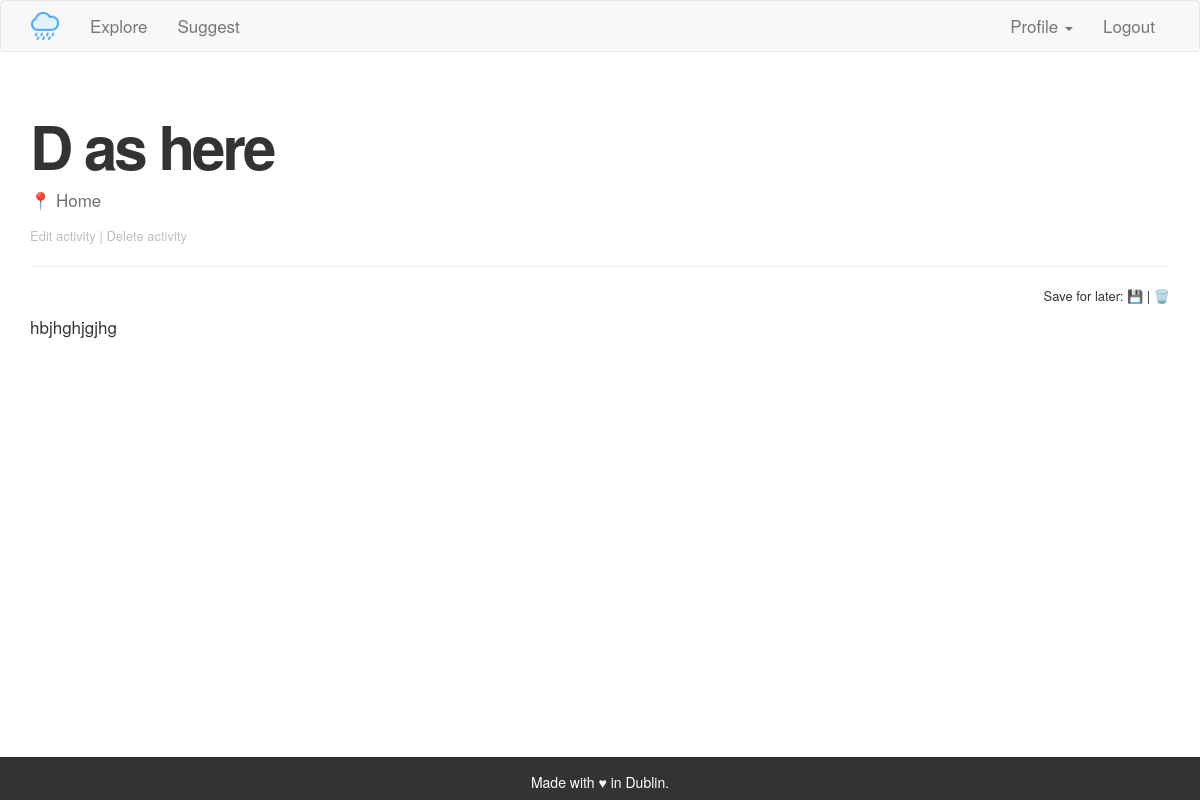
The app's page /activity/24 (signed in) with its own data.
### app/models.py (models this page shows, shortened)
class Activity(db.Model):
    id = db.Column(db.Integer, primary_key=True)
    title = db.Column(db.String(140))
    body = db.Column(db.String(1400))
    location = db.Column(db.String(140))
    timestamp = db.Column(db.DateTime, index=True, default=datetime.utcnow)
    user_id = db.Column(db.Integer, db.ForeignKey('user.id'))
    moderation = db.Column(db.Integer, default=1)

### app/routes.py (the view)
@app.route('/activity/<activityid>')
@login_required
def activitypage(activityid):
    activitypage = Activity.query.filter_by(id=activityid).first_or_404()
    activities = Activity.query.filter_by(id=activityid).all()
    return render_template('activity.html', id=activityid,
        activityid = activityid, activitypage=activitypage)

### app/models.py (called while the page is built)
@login.user_loader
def load_user(id):
    return User.query.get(int(id))

### app/routes.py (called while the page is built)
@app.before_request
def before_request():
    if current_user.is_authenticated:
        current_user.last_seen = datetime.utcnow()
        db.session.commit()

### app/templates/activity.html (shortened to what this page needs)
{% extends "base.html" %}
{% block app_content %}
<div class="activitypage">
    <h1>{{ activitypage.title }}</h1>
    <p class="activitypagelocation">📍 {{ activitypage.location }}</p>
    {% if current_user.id == activitypage.user_id %}
        <p class="editlinks"><a href="{{ url_for('edit_activity', activityid=id) }}">Edit activity</a> | <a href="{{ url_for('delete_activity', activityid=id) }}">Delete activity</a></p>
    {% endif %}
    <hr>
    <p class="saveforlater">Save for later: <a href="{{ url_for('bookmark', activityid=id) }}">💾</a> | <a href="{{ url_for('removebookmark', activityid=id) }}">🗑️</a></p>
    <p class="activitybody">{{ activitypage.body }}</p>
</div>
{% endblock %}

### app/static/custom.css (style rules this page uses)
p { font-size: 17px !important; }
h1 { font-size: 60px; font-weight: 600 !important; letter-spacing: -3px; margin-top: 40px !important; }
.editlinks { font-size: 13px !important; color: #33333350; margin-top: 15px !important; }
.editlinks a { color: #33333350; }
.activitybody { white-space: break-spaces; }
.saveforlater { font-size: 13px !important; text-align: right; }
.activitypage { width: 100%; }
.activitypagelocation { color: #707070; margin-right: 20px; margin-top: 10px; text-transform: capitalize; }

### records on screen
Activity: title "D as here", location "Home", body "hbjhghjgjhg"
